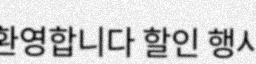
#> input picture backend/datasets/ocr/images/sample_00000.png, 256 x 64 px
$ python -i generate_ocr_dataset.py   (imports and definitions only)
#> lines starting #> are read from the running program, lines starting #| are printed output that depends on the picture
#> further down, picture is the input picture: PIL image 256x64 L; min 4, max 255, mean 209.7
import csv
import os
import random
import urllib.request

import numpy as np
from typing import Any
from PIL import Image, ImageDraw, ImageFilter, ImageFont

# Configuration
DATASET_DIR = os.path.join(
    os.path.dirname(__file__), "..", "..", "..", "datasets", "ocr"
)
IMAGES_DIR = os.path.join(DATASET_DIR, "images")
LABELS_CSV = os.path.join(DATASET_DIR, "labels.csv")

IMG_WIDTH = 256
IMG_HEIGHT = 64

# A small subset of Korean vocabulary for demonstration.
# In production, this would read from a massive HuggingFace ko_wikitext text dump.
SAMPLE_TEXTS = [
    "안녕하세요",
    "한국어",
    "어렵지 않아요",
    "케이 마스터리",
    "부산역",
    "지하철 타는 곳",
    "김치찌개",
    "비빔밥",
    "할인 행사",
    "환영합니다",
    "조심하세요",
    "출구",
    "입구",
    "화장실",
    "병원",
]


def ensure_directories():
    os.makedirs(IMAGES_DIR, exist_ok=True)


# [15 lines left out: function download_korean_font, not called in this run]


def apply_augmentations(img: Any) -> Any:
    """Applies realistic noise and slight rotations to mimic real-world signage."""
    # 1. Slight Rotation (-2 to 2 degrees)
    angle = random.uniform(-2, 2)
    img = img.rotate(angle, resample=2, fillcolor="white")
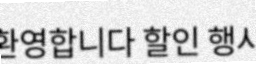
#> img: PIL image 256x64 L; min 4, max 255, mean 209.5

    # 2. Gaussian Blur (simulating camera out-of-focus)
    if random.random() > 0.5:
        img = img.filter(ImageFilter.GaussianBlur(
            radius=random.uniform(0.5, 1.5)))
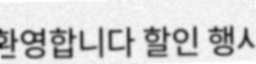
#> img: PIL image 256x64 L; min 24, max 255, mean 209.5

    # 3. Add random noise
    img_array: Any = np.array(img)
    noise = np.random.randint(0, 30, img_array.shape, dtype="uint8")
    img_array = np.clip(img_array - noise, 0, 255).astype("uint8")
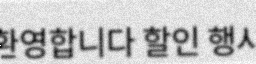
#> img_array: shape (64, 256); min 10, max 255, mean 195.1

    return Image.fromarray(img_array)


# [59 lines left out: functions generate_image, generate_dataset, not called in this run]


# [3 lines not run here, left out]

>>> from PIL import Image
>>> picture = Image.open('../../../datasets/ocr/images/sample_00000.png')
>>> result = apply_augmentations(picture)

$ run again, on backend/datasets/ocr/images/sample_00001.png
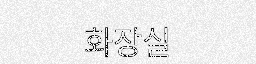
#> input picture backend/datasets/ocr/images/sample_00001.png, 256 x 64 px
#> picture is the input picture: PIL image 256x64 L; min 0, max 255, mean 235.3
#> in apply_augmentations, `img = img.filter(ImageFilter.GaussianBlur( radius=random.uniform(0.5, ..`:
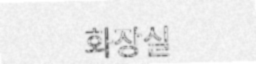
#> img: PIL image 256x64 L; min 96, max 255, mean 235.2
#> in apply_augmentations, `img_array = np.clip(img_array - noise, 0, 255).astype("uint8")`:
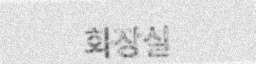
#> img_array: shape (64, 256); min 76, max 255, mean 220.8

$ run again, on backend/datasets/ocr/images/sample_00002.png
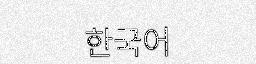
#> input picture backend/datasets/ocr/images/sample_00002.png, 256 x 64 px
#> picture is the input picture: PIL image 256x64 L; min 0, max 255, mean 234.8
#> in apply_augmentations, `img = img.filter(ImageFilter.GaussianBlur( radius=random.uniform(0.5, ..`:
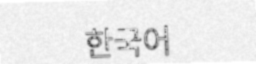
#> img: PIL image 256x64 L; min 71, max 255, mean 234.7
#> in apply_augmentations, `img_array = np.clip(img_array - noise, 0, 255).astype("uint8")`:
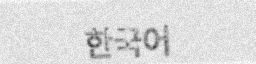
#> img_array: shape (64, 256); min 58, max 255, mean 220.2

$ run again, on backend/datasets/ocr/images/sample_00003.png
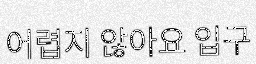
#> input picture backend/datasets/ocr/images/sample_00003.png, 256 x 64 px
#> picture is the input picture: PIL image 256x64 L; min 0, max 255, mean 224.2
#> in apply_augmentations, `img = img.filter(ImageFilter.GaussianBlur( radius=random.uniform(0.5, ..`:
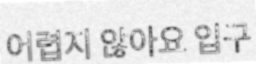
#> img: PIL image 256x64 L; min 64, max 255, mean 224.1
#> in apply_augmentations, `img_array = np.clip(img_array - noise, 0, 255).astype("uint8")`:
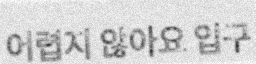
#> img_array: shape (64, 256); min 47, max 255, mean 209.7
